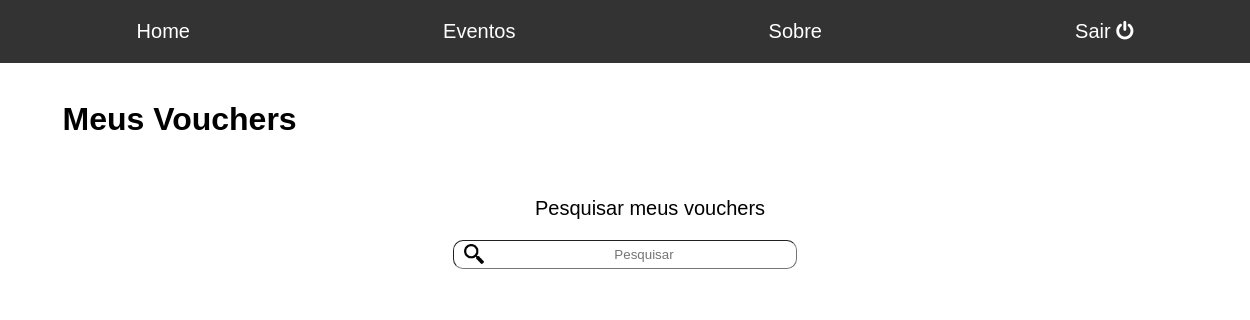
Before: /meus.vouchers (signed in) with the older database file.
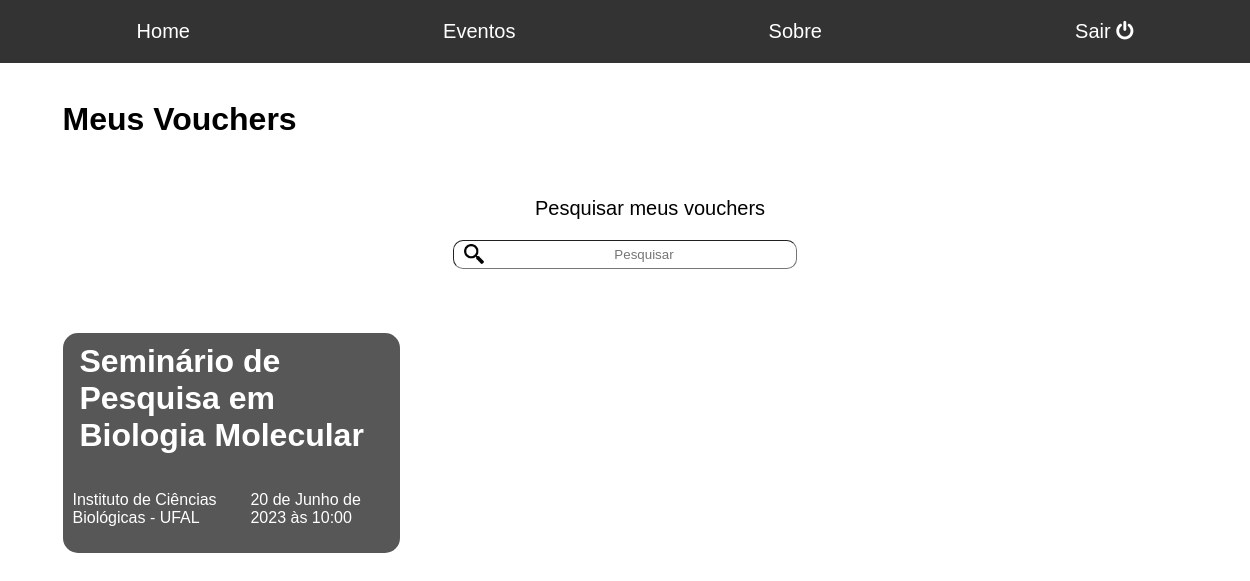
After: the same page with the newer database file.
### usuario/models.py (models this page shows, shortened)
class Voucher(models.Model):
    usuario = models.ForeignKey(User, on_delete=models.CASCADE)
    evento = models.ForeignKey(Event, on_delete=models.CASCADE)
    codigo = models.CharField(max_length=13, unique=True)
    criado_em = models.DateTimeField(auto_now_add=True)
    STATUS = (
        (1, 'Unchecked'),
        (2, 'Checked'),
    )
    check_in = models.CharField(
        max_length=1,
        choices=STATUS,
    )

class Event(models.Model):
    titulo = models.CharField(max_length=50)
    local = models.CharField(max_length=150)
    data_e_hora = models.DateTimeField()
    descricao = models.TextField()
    contato = models.CharField(max_length=150)
    max_ingressos = models.PositiveSmallIntegerField()
    preco = models.DecimalField(decimal_places=2, max_digits=10)
    criado_em = models.DateTimeField(auto_now_add=True)
    usuario = models.ForeignKey(User, on_delete=models.CASCADE)

### usuario/views.py (the view)
# urls.py: path('meus.vouchers', views.meusVouchers, name = 'meusvouchers'),
def meusVouchers(request):
    search = request.GET.get('search')
    if search:
        vouchers_lista = Voucher.objects.filter(usuario=request.user).filter(evento__titulo__icontains=search)
    else:
        vouchers_lista = Voucher.objects.filter(usuario=request.user).order_by('-criado_em')
    return (render(request, 'meus.vouchers.html', {'vouchers': vouchers_lista}))

### usuario/templates/meus.vouchers.html (shortened to what this page needs)
{% extends 'base-usuario.html' %}
{% load static %}
{% block head %}
	<link rel="stylesheet" type="text/css" href="{% static 'css/home.css' %}">
	<link rel="stylesheet" type="text/css" href="{% static 'css/todos.eventos.css' %}">
{% endblock %}
{% block content %}
	<h1>Meus Vouchers</h1>
	<div class="container" id="x">
		<div id="y"><p id="search">Pesquisar meus vouchers</p></div>
		<form method="GET">
			<input type="text" id="a" placeholder="Pesquisar" name="search" value="{{request.GET.search}}">
		</form>
	</div>
	<div id="ultimos" class="container">
		{% for vouchers in vouchers %}
		<div class="evento">
			<h1>
				<a style="text-decoration: none; color: #fff" href= "voucher/{{vouchers.id}}">{{vouchers.evento.titulo}}</a>
			</h1>
			<div class="container" id="info">
				<p>{{vouchers.evento.local}}</p>
				<p>{{vouchers.evento.data_e_hora}}</p>
			</div>
		</div>
		{% endfor %}
	</div>
{% endblock %}

Changed rows visible on the page:
added Voucher: evento.titulo "Seminário de Pesquisa em Biologia Molecular", evento.local "Instituto de Ciências Biológicas - UFAL", evento.data_e_hora "20 de Junho de 2023 às 10:00"
